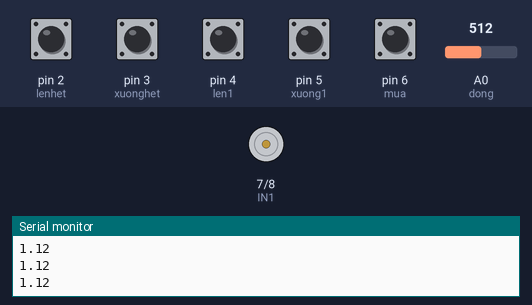
Bench run of a sketch on a simulated Arduino Uno, built with avr-gcc and run on an emulated ATmega328P. On the bench: motor-driver pin pairs drawn as motors (green arrow = first pin HIGH = forward, orange = second pin HIGH = backward, longer = more drive), the last lines printed to the serial monitor. The inputs (shaded band) are chosen by the test bench; at power-on: pin 2 (lenhet), pin 3 (xuonghet), pin 4 (len1), pin 5 (xuong1), pin 6 (mua) HIGH, A0 (dong) = 512.

Above: at 1.2 s.
1.3 s: A0 (dong) set to 552
2.8 s: A0 (dong) set to 572
At 3.2 s:
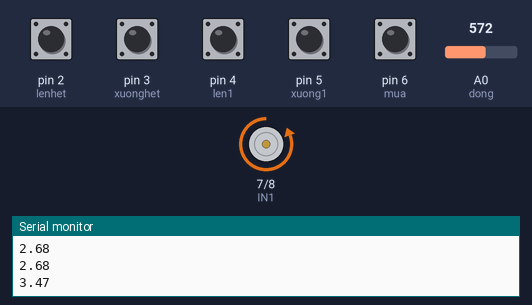
Timing chart, 0 to 5.8 s (numbered marks = the images above; inputs shaded):
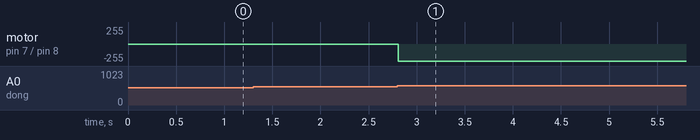

The sketch:

DIEU_KHIEN_KINH_CUA_OTO.ino
```cpp
#define IN1 7
#define IN2 8
#define lenhet 2 //nút nhấn lên kính khi nhấn dừng khi ngừng nhấn
#define xuonghet 3 //Nút nhấn lên hết
#define len1 4
#define xuong1 5
#define mua 6
int dong = A0;
int i =0,j=0;
float setdong = 3; //Set dòng tải max bảo vệ chống kẹt từ 0.0 -> 20.0 đối với module ACS20A

void setup() {
  // put your setup code here, to run once:
  Serial.begin(9600);
pinMode(len1, INPUT_PULLUP);
pinMode(xuong1, INPUT_PULLUP);
pinMode(lenhet, INPUT_PULLUP);
pinMode(xuonghet, INPUT_PULLUP);

pinMode(mua, INPUT_PULLUP);
pinMode(IN1, OUTPUT);
pinMode(IN2, OUTPUT);

}
void len(){
  digitalWrite(IN1, HIGH);
  digitalWrite(IN2, LOW);
}
void xuong(){
  digitalWrite(IN1, LOW);
  digitalWrite(IN2, HIGH);
}
void dung(){
  digitalWrite(IN1, LOW);
  digitalWrite(IN2, LOW);
}
void loop() {
 float I = analogRead(dong)/1023.0 * 40.0;  //sử dụng module dòng 20A
 I = I - 18.9;
 if(I<=0)I=0;
  // put your main code here, to run repeatedly:
  Serial.println(I);
 while(I >= setdong){
  float I = analogRead(dong)/1023.0 * 40.0;  //sử dụng module dòng 20A
 I = I - 18.9;
 if(I<=0)I=0;
  if(I<=0)I=0;
  i=0;
  j=0;
    xuong();
  }
if(digitalRead(lenhet) ==0){
i=1;
j=0;
}

if(digitalRead(xuonghet) ==0 ){
i=0;
j=1;
}
if(digitalRead(mua) ==0 && digitalRead(xuong1) == 1){
  i=1;
  j=0;
}

if (digitalRead(xuong1) == 0){
  xuong();
  i=0;
  j=0;
}
if (digitalRead(len1) == 0){
  len();
  i=0;
  j=0;
}
if(i==1){
  len();
}
else if(j == 1){
  xuong();
}
else if(digitalRead(len1) == 1 && digitalRead(xuong1) == 1 && i==0 && j==0)
{dung();}
}
```

Measured:
- the behaviour switches between 560 and 561 on A0 (dong) (found by bisection; images 0 and 1)
- after the input at 2.8 s, motor on pin 7 (IN1) / pin 8 (IN2): stopped → backward 255/255 at once
